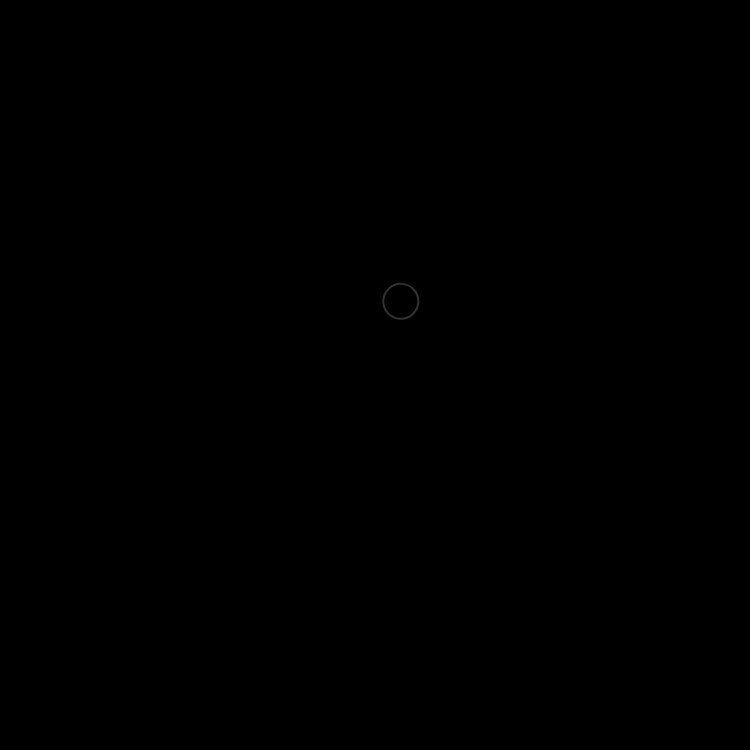
Frame 1 (no input)
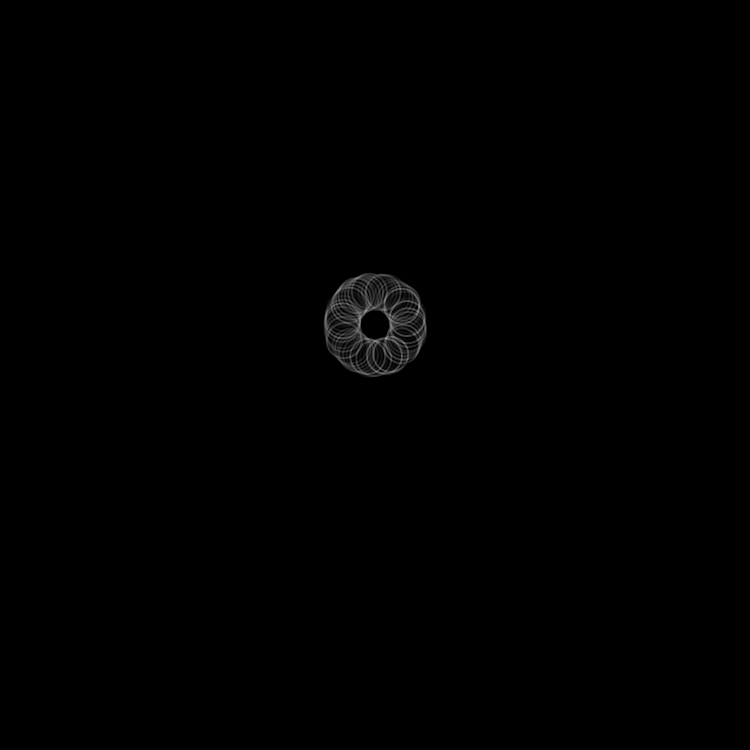
Frame 60 (no input)
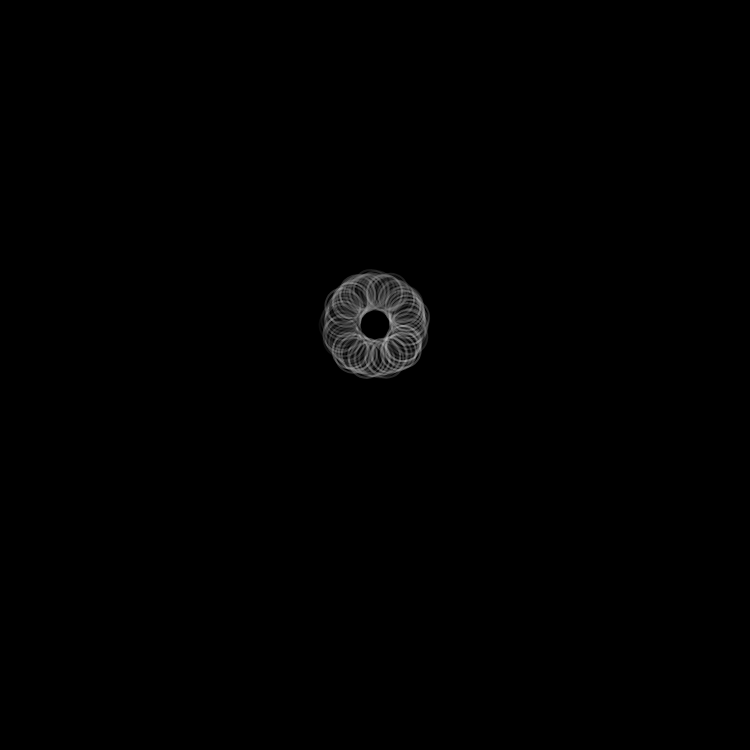
Frame 120 (the mouse pressed at the canvas centre since frame 60)

The p5.js sketch that drew these frames (run headless with seeded random() and noise() and a simulated clock; from frame 60 on, the mouse is pressed at the canvas centre):

// p5.js sketch
// ── sketch.js
var number = 5000;                              // number of shapes to draw
var size = 35;                                 // size of each shape
var stepSize = 0.5;                               // size of each step
var opacity = 70;                               // color opacity [0-255]
var animate = true;                            // control animation [true or false]
var time = 0;
var spiralcolors = [[], [], []];
var mono = [];

function setup() {
  createCanvas(750, 750);                       // create a 750 x 750 canvas
  noFill();                                 // disables drawing an outline
  for (i = 0; i < number; i++) {
      // spiralcolors[0].push(random(0, 255));
      // spiralcolors[1].push(random(0, 255));
      // spiralcolors[2].push(random(0, 255));
      mono.push(random(0, 255));
  }

  console.log(spiralcolors);
}

function draw() {
  background(0);                                // draw black background
                       // set color to white
  translate(width / 2, height / 2 - 50);              // move center to middle of canvas
  if (animate) number = frameCount;             // controls animation

  var goldenAngle = PI * (3.0 - sqrt(5));       // https://en.wikipedia.org/wiki/Golden_angle
  rectMode(CENTER);
  rotate(time);
  for (var i = 0; i < number; i++) {
    strokeWeight(2);
    stroke(spiralcolors[0][i], spiralcolors[1][i], spiralcolors[2][i], opacity);      
    stroke(mono[i], mono[i], mono[i], opacity);     
    translate(0, i * stepSize);                 // take step forward
    rotate(goldenAngle);                        // rotate by the golden angle

    /////////////////////
    // Draw the shape! //
    /////////////////////
    // triangle(-size, 0, 0, size, size, 0);       // draw a triangle
    ellipse(-size, 0, size, size);       // draw a triangle
    //ellipse(0, 0, size);						// draw an ellipse (circle)
    //rect(0, 0, size, size); 					// draw a rectangle
  }
  time += 0.001;                                
}

function mousePressed() {
    // alert();
}
